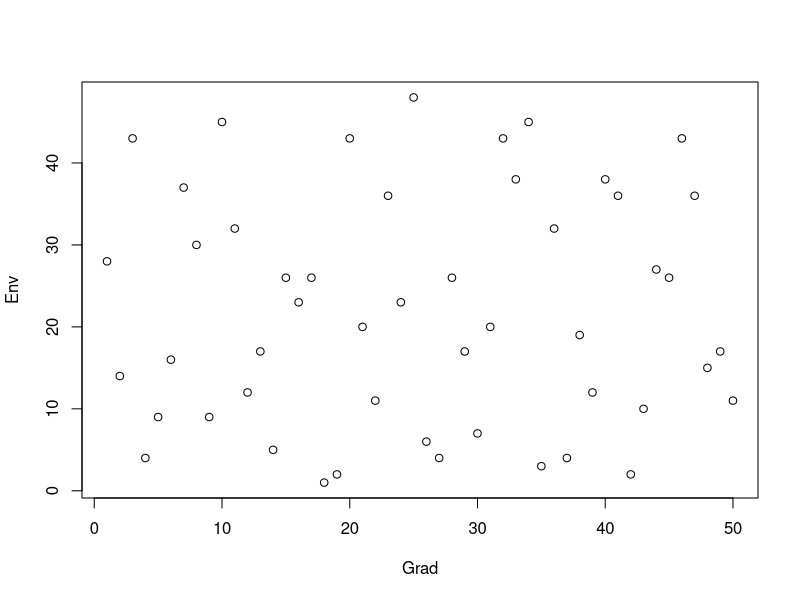

Recreate this plot in R. (Note: this script raises an error after producing the figure.)
## ---- chunk 1
knitr::opts_chunk$set(echo = TRUE)
options("print.matrix" = FALSE)
library(tidyverse)
library(spatstat.geom)
## ---- chunk 2
Si <- 50 #Number of sites
K <- 100 #Carrying capacity in each site
L <- 20 #Total number of Locii

Mu0 <- 0.1 #Baseline mortality
## ---- chunk 3


LAND = data.frame(Grad = 1:Si, Env = sample(1:Si, replace = TRUE))
plot(Env~Grad, data = LAND)


## ---- chunk 4

#Initialize Population Array
#50 sheets for 50 sites
#First 9 columns: Sex, MomID, DadID, Mate, MateID, Offspring#, GradMismatch, EnvMismatch, Died?
#MomID and DadID can just be the row number, not an ID column that we keep track of because it will just be used to determine genotype during the reproduction phase, then the info can be lost/reset
#Mate Binary indicator, will they mate this time step (1) or not (0) 
# MateID will be the row number of the mate, not an ID column
#Offspring # will be reset each time step
#GradMismatch and EnvMismatch shows how far the individual is from the mean
#As will Died?
#then there will be 40 columns per individual representing 2 alleles each for each of 20 locii - 10 related to Env, 10 related to Grad, the first 10 are the Grad from mom, next 10 are the Grad from dad, next 10 are the Env from mom, next 10 are the Env from dad

#Initialize Full population
POPS <- array(dim = c(K,11+2*L, Si))
#We can set Female = 0, Male = 1
POPS[,1,] <- sample(c(0,1), Si*K, replace = TRUE)
#Normal variation in genotype
POPS[,10:49,] <- rnorm(2*L*K*Si, 0, 0.03)
#Add Grad Mean to first 20 
POPS[,10:29,] <- POPS[,10:29,] + array(data = sort(rep(LAND$Grad/20, K*L)), dim = c(K, L, Si)) 
#Add Env Means to second 20
POPS[,30:49,] <- POPS[,30:49,] + array(data = as.vector(simplify2array(lapply(LAND$Env/20, rep, times = 100*L), higher = TRUE)), dim = c(K, L, Si))
#POPS[,50,] is going to be dispersal [,51] is going to be dispersaltarget
#Give Phenotypes
POPS[,7,] <-apply(POPS[,10:29,], MARGIN = c(1,3), sum)

#using rowSums may speed it up over apply but I'll come. ack to this point
#apermPOPS213 <- aperm(POPS, perm = c(2,1,3)) 
#POPS[,7,] <- rowSums(aperm(POPS[,10:29,], na.rm = TRUE)
POPS[,8,] <- apply(POPS[,30:49,], MARGIN = c(1,3), sum)  

  

## ---- chunk 5


#Mortality
death <- function(POPS){
  #Phenotypic mismatch
  #Site Means
  LANDarray <- simplify2array(apply(LAND, MARGIN = 1, FUN = function(x) matrix(data = x, ncol = 2, nrow = 100, byrow = TRUE), simplify = FALSE))
  #2D euclidean distance
  Dist <- sqrt((POPS[,7,]-LANDarray[,1,])^2+(POPS[,8,]-LANDarray[,2,])^2)
  #Set probability of surviving this time-step proportional to Dist + some baseline mortality
  POPS[,9,] <- rbinom(5000,1,Dist+Mu0)
  deathfun <- function(x) {
    x[which(x[,9]==1),]<-NA
    return(x)
  }
  POPS <- simplify2array(apply(POPS, MARGIN = 3, FUN = deathfun, simplify = FALSE))
  return(POPS)
}

POPS <- death(POPS)


#Mate Choice
#Mate choice is going to be a function we apply to a single population matrix, and then we are going to apply it across the third dimension of the array
matechoice <- function(x){
  
  mfcount <- c(sum(x[,1]==0, na.rm = TRUE), sum(x[,1]==1, na.rm = TRUE))
  mincount <- min(mfcount, na.rm = TRUE)
  femalemin <- as.numeric(mfcount[1]<=mfcount[2])
  
  if(femalemin == 1) {
    matedfemaleindex <- which(x[,1]==0)
  }
  if(femalemin == 0) {
    matedfemaleindex <- sample(which(x[,1]==0), size = mincount, replace = FALSE)
  }
  maleindex <- which(x[,1]==1)
  x[matedfemaleindex,4]<-1
  x[matedfemaleindex,5] <- sample(maleindex, size = mincount, replace = FALSE)
  
  #Generate the offspring number per female
  x[which((x[,4]==1)&(x[,1]==0)), 6] <- rpois(sum(x[,4], na.rm = TRUE), lambda = 2)
  
  return(x)
}

POPS <- simplify2array(apply(POPS, MARGIN = 3, FUN = matechoice, simplify = FALSE))

#reproduction
#I'll structure this like mate choice, as a process to happen to a 2d population matrix, and then I'll apply it along the third axis of the array
reproducedisperse <- function(x) {
  
  offspring <- matrix(data = NA, nrow = )
  
  
  #Generate the offspring number per female
  x[which((x[,4]==1)&(x[,1]==0)), 6] <- rpois(sum(x[,4], na.rm = TRUE), lambda = 2)

  #all available rows
  availableindex <- which(is.na(x[,1]))
  #take the minimum length of all available rows, or the total number of offspring produced
  availableindex <- availableindex[1:min(length(availableindex), sum(x[,6], na.rm = TRUE))]
  #Randomly assign gender
  x[availableindex, 1] <- sample(c(0,1), size = length(availableindex), replace = TRUE)
  #Identify mothers
  x[availableindex,2] <- sample(rep(which(x[,4]==1),x[which(x[,4]==1),6]), size = length(availableindex), replace = FALSE)
  #Identify matched fathers
  x[availableindex,3] <- x[x[availableindex,2],5]
  
  #Sample new genotypes, take one of mom's alleles
  
  x[availableindex,10] <- apply(x[x[availableindex,2],c(10,20)], MARGIN = 1, sample, size = 1, simplify = TRUE)
  x[availableindex,11] <- apply(x[x[availableindex,2],c(11,21)], MARGIN = 1, sample, size = 1, simplify = TRUE)
  x[availableindex,12] <- apply(x[x[availableindex,2],c(12,22)], MARGIN = 1, sample, size = 1, simplify = TRUE)
  x[availableindex,13] <- apply(x[x[availableindex,2],c(13,23)], MARGIN = 1, sample, size = 1, simplify = TRUE)
  x[availableindex,14] <- apply(x[x[availableindex,2],c(14,24)], MARGIN = 1, sample, size = 1, simplify = TRUE)
  x[availableindex,15] <- apply(x[x[availableindex,2],c(15,25)], MARGIN = 1, sample, size = 1, simplify = TRUE)
  x[availableindex,16] <- apply(x[x[availableindex,2],c(16,26)], MARGIN = 1, sample, size = 1, simplify = TRUE)
  x[availableindex,17] <- apply(x[x[availableindex,2],c(17,27)], MARGIN = 1, sample, size = 1, simplify = TRUE)
  x[availableindex,18] <- apply(x[x[availableindex,2],c(18,28)], MARGIN = 1, sample, size = 1, simplify = TRUE)
  x[availableindex,19] <- apply(x[x[availableindex,2],c(19,29)], MARGIN = 1, sample, size = 1, simplify = TRUE)
  x[availableindex,30] <- apply(x[x[availableindex,2],c(30,40)], MARGIN = 1, sample, size = 1, simplify = TRUE)
  x[availableindex,31] <- apply(x[x[availableindex,2],c(31,41)], MARGIN = 1, sample, size = 1, simplify = TRUE)
  x[availableindex,32] <- apply(x[x[availableindex,2],c(32,42)], MARGIN = 1, sample, size = 1, simplify = TRUE)
  x[availableindex,33] <- apply(x[x[availableindex,2],c(33,43)], MARGIN = 1, sample, size = 1, simplify = TRUE)
  x[availableindex,34] <- apply(x[x[availableindex,2],c(30,44)], MARGIN = 1, sample, size = 1, simplify = TRUE)
  x[availableindex,35] <- apply(x[x[availableindex,2],c(31,45)], MARGIN = 1, sample, size = 1, simplify = TRUE)
  x[availableindex,36] <- apply(x[x[availableindex,2],c(32,46)], MARGIN = 1, sample, size = 1, simplify = TRUE)
  x[availableindex,37] <- apply(x[x[availableindex,2],c(33,47)], MARGIN = 1, sample, size = 1, simplify = TRUE)
  x[availableindex,38] <- apply(x[x[availableindex,2],c(30,48)], MARGIN = 1, sample, size = 1, simplify = TRUE)
  x[availableindex,39] <- apply(x[x[availableindex,2],c(31,49)], MARGIN = 1, sample, size = 1, simplify = TRUE)
  
  #and one of dad's
  x[availableindex,20] <- apply(x[x[availableindex,3],c(10,20)], MARGIN = 1, sample, size = 1, simplify = TRUE)
  x[availableindex,21] <- apply(x[x[availableindex,3],c(11,21)], MARGIN = 1, sample, size = 1, simplify = TRUE)
  x[availableindex,22] <- apply(x[x[availableindex,3],c(12,22)], MARGIN = 1, sample, size = 1, simplify = TRUE)
  x[availableindex,23] <- apply(x[x[availableindex,3],c(13,23)], MARGIN = 1, sample, size = 1, simplify = TRUE)
  x[availableindex,24] <- apply(x[x[availableindex,3],c(14,24)], MARGIN = 1, sample, size = 1, simplify = TRUE)
  x[availableindex,25] <- apply(x[x[availableindex,3],c(15,25)], MARGIN = 1, sample, size = 1, simplify = TRUE)
  x[availableindex,26] <- apply(x[x[availableindex,3],c(16,26)], MARGIN = 1, sample, size = 1, simplify = TRUE)
  x[availableindex,27] <- apply(x[x[availableindex,3],c(17,27)], MARGIN = 1, sample, size = 1, simplify = TRUE)
  x[availableindex,28] <- apply(x[x[availableindex,3],c(18,28)], MARGIN = 1, sample, size = 1, simplify = TRUE)
  x[availableindex,29] <- apply(x[x[availableindex,3],c(19,29)], MARGIN = 1, sample, size = 1, simplify = TRUE)
  x[availableindex,40] <- apply(x[x[availableindex,3],c(30,40)], MARGIN = 1, sample, size = 1, simplify = TRUE)
  x[availableindex,41] <- apply(x[x[availableindex,3],c(31,41)], MARGIN = 1, sample, size = 1, simplify = TRUE)
  x[availableindex,42] <- apply(x[x[availableindex,3],c(32,42)], MARGIN = 1, sample, size = 1, simplify = TRUE)
  x[availableindex,43] <- apply(x[x[availableindex,3],c(33,43)], MARGIN = 1, sample, size = 1, simplify = TRUE)
  x[availableindex,44] <- apply(x[x[availableindex,3],c(30,44)], MARGIN = 1, sample, size = 1, simplify = TRUE)
  x[availableindex,45] <- apply(x[x[availableindex,3],c(31,45)], MARGIN = 1, sample, size = 1, simplify = TRUE)
  x[availableindex,46] <- apply(x[x[availableindex,3],c(32,46)], MARGIN = 1, sample, size = 1, simplify = TRUE)
  x[availableindex,47] <- apply(x[x[availableindex,3],c(33,47)], MARGIN = 1, sample, size = 1, simplify = TRUE)
  x[availableindex,48] <- apply(x[x[availableindex,3],c(30,48)], MARGIN = 1, sample, size = 1, simplify = TRUE)
  x[availableindex,49] <- apply(x[x[availableindex,3],c(31,49)], MARGIN = 1, sample, size = 1, simplify = TRUE)
  
  #Potentially need to add some mutations at this step
    return(x)

}

POPS <- simplify2array(apply(POPS, MARGIN = 3, FUN = reproduce, simplify = FALSE))

dispersal <- function(x){
  x[which]
  
  
  x[which(!(is.na(x[1,,])),arr.ind=TRUE)[,1],50,which(!(is.na(x[1,,])),arr.ind=TRUE)[,2]] <- rbinom(n = length(which(!is.na(POPS[1,,]))), size = 1, prob = 0.01)
  x[which(!(is.na(x[1,,]))),51,] <- sample(c(1,-1), size = 1, )*sample(c(1,2,3), replace = TRUE, prob = c(0.9,0.09,0.01))
  return(x)
  }


POPS2 <- dispersal(POPS)


## ---- chunk 6

start_time <- Sys.time()
ts <- 20
for(i in 1:ts){
  POPS<- death(POPS)
  POPS <- simplify2array(apply(POPS, MARGIN = 3, FUN = matechoice, simplify = FALSE))
  POPS <- simplify2array(apply(POPS, MARGIN = 3, FUN = reproduce, simplify = FALSE))
  }
end_time <- Sys.time()
end_time - start_time


ts         <- 0;
time_steps <- 20;
POPS_hist  <- NULL; # Here's the list
while(ts < time_steps){
    POPS            <- movement(POPS)
    ts              <- ts + 1
    POPS_hist[[ts]] <- POPS; # Add to list
}
print(POPS);
